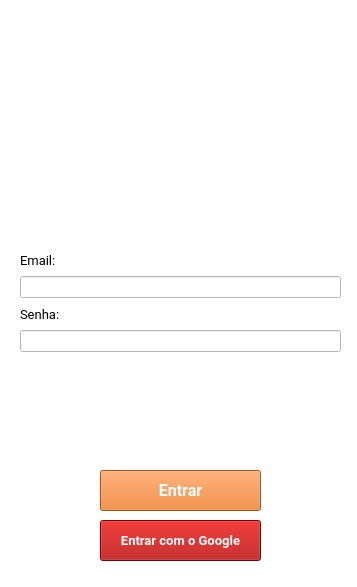
         <widget class="QWidget" name="page_login">
          <property name="geometry">
           <rect>
            <x>0</x>
            <y>0</y>
            <width>357</width>
            <height>587</height>
           </rect>
          </property>
          <attribute name="label">
           <string>Login</string>
          </attribute>
          <widget class="QWidget" name="widget_tela_2login" native="true">
           <property name="geometry">
            <rect>
             <x>0</x>
             <y>0</y>
             <width>361</width>
             <height>641</height>
            </rect>
           </property>
           <property name="minimumSize">
            <size>
             <width>361</width>
             <height>641</height>
            </size>
           </property>
           <property name="maximumSize">
            <size>
             <width>361</width>
             <height>641</height>
            </size>
           </property>
           <property name="autoFillBackground">
            <bool>false</bool>
           </property>
           <property name="styleSheet">
            <string notr="true">background-color: rgb(255, 255, 255);</string>
           </property>
           <widget class="QLabel" name="label_13">
            <property name="geometry">
             <rect>
              <x>0</x>
              <y>10</y>
              <width>361</width>
              <height>211</height>
             </rect>
            </property>
            <property name="styleSheet">
             <string notr="true">image: url(:/logo_login/logoquasepronta.png);</string>
            </property>
            <property name="text">
             <string/>
            </property>
           </widget>
           <widget class="QPushButton" name="btn_entrar_google_2">
            <property name="geometry">
             <rect>
              <x>100</x>
              <y>520</y>
              <width>161</width>
              <height>41</height>
             </rect>
            </property>
            <property name="font">
             <font>
              <family>Roboto</family>
              <pointsize>10</pointsize>
              <weight>75</weight>
              <bold>true</bold>
             </font>
            </property>
            <property name="styleSheet">
             <string notr="true">color: rgb(255, 255, 255);
background-color: rgb(170, 0, 0);
</string>
            </property>
            <property name="text">
             <string>Entrar com o Google</string>
            </property>
            <property name="icon">
             <iconset>
              <normaloff>../../../.designer/googleicon.png</normaloff>../../../.designer/googleicon.png</iconset>
            </property>
            <property name="iconSize">
             <size>
              <width>20</width>
              <height>20</height>
             </size>
            </property>
           </widget>
           <widget class="QPushButton" name="btn_entrar">
            <property name="geometry">
             <rect>
              <x>100</x>
              <y>470</y>
              <width>161</width>
              <height>41</height>
             </rect>
            </property>
            <property name="sizePolicy">
             <sizepolicy hsizetype="Minimum" vsizetype="Fixed">
              <horstretch>0</horstretch>
              <verstretch>0</verstretch>
             </sizepolicy>
            </property>
            <property name="baseSize">
             <size>
              <width>0</width>
              <height>0</height>
             </size>
            </property>
            <property name="font">
             <font>
              <family>Roboto</family>
              <pointsize>12</pointsize>
              <weight>75</weight>
              <bold>true</bold>
             </font>
            </property>
            <property name="mouseTracking">
             <bool>false</bool>
            </property>
            <property name="tabletTracking">
             <bool>false</bool>
            </property>
            <property name="focusPolicy">
             <enum>Qt::StrongFocus</enum>
            </property>
            <property name="contextMenuPolicy">
             <enum>Qt::DefaultContextMenu</enum>
            </property>
            <property name="autoFillBackground">
             <bool>false</bool>
            </property>
            <property name="styleSheet">
             <string notr="true">color: rgb(255, 255, 255);
background-color: rgb(232, 113, 26);</string>
            </property>
            <property name="text">
             <string>Entrar</string>
            </property>
            <property name="checkable">
             <bool>false</bool>
            </property>
            <property name="checked">
             <bool>false</bool>
            </property>
            <property name="autoRepeat">
             <bool>false</bool>
            </property>
            <property name="autoExclusive">
             <bool>false</bool>
            </property>
            <property name="autoDefault">
             <bool>false</bool>
            </property>
            <property name="default">
             <bool>false</bool>
            </property>
            <property name="flat">
             <bool>false</bool>
            </property>
           </widget>
           <widget class="QWidget" name="verticalLayoutWidget_3">
            <property name="geometry">
             <rect>
              <x>20</x>
              <y>250</y>
              <width>321</width>
              <height>102</height>
             </rect>
            </property>
            <layout class="QVBoxLayout" name="verticalLayout_4">
             <item>
              <widget class="QLabel" name="label_11">
               <property name="font">
                <font>
                 <family>Roboto</family>
                 <pointsize>10</pointsize>
                </font>
               </property>
               <property name="styleSheet">
                <string notr="true">color: rgb(0, 0, 0);</string>
               </property>
               <property name="frameShadow">
                <enum>QFrame::Plain</enum>
               </property>
               <property name="lineWidth">
                <number>1</number>
               </property>
               <property name="midLineWidth">
                <number>0</number>
               </property>
               <property name="text">
                <string>Email:</string>
               </property>
               <property name="textFormat">
                <enum>Qt::AutoText</enum>
               </property>
               <property name="scaledContents">
                <bool>false</bool>
               </property>
               <property name="wordWrap">
                <bool>false</bool>
               </property>
              </widget>
             </item>
             <item>
              <widget class="QLineEdit" name="txt_login_email">
               <property name="autoFillBackground">
                <bool>false</bool>
               </property>
               <property name="styleSheet">
                <string notr="true">color: rgb(0, 0, 0);</string>
               </property>
               <property name="text">
                <string notr="true"/>
               </property>
               <property name="alignment">
                <set>Qt::AlignLeading|Qt::AlignLeft|Qt::AlignVCenter</set>
               </property>
               <property name="dragEnabled">
                <bool>false</bool>
               </property>
               <property name="readOnly">
                <bool>false</bool>
               </property>
               <property name="cursorMoveStyle">
                <enum>Qt::LogicalMoveStyle</enum>
               </property>
               <property name="clearButtonEnabled">
                <bool>false</bool>
               </property>
              </widget>
             </item>
             <item>
              <widget class="QLabel" name="label_12">
               <property name="font">
                <font>
                 <family>Roboto</family>
                 <pointsize>10</pointsize>
                </font>
               </property>
               <property name="styleSheet">
                <string notr="true">color: rgb(0, 0, 0);</string>
               </property>
               <property name="text">
                <string>Senha:</string>
               </property>
              </widget>
             </item>
             <item>
              <widget class="QLineEdit" name="txt_login_senha">
               <property name="focusPolicy">
                <enum>Qt::StrongFocus</enum>
               </property>
               <property name="autoFillBackground">
                <bool>false</bool>
               </property>
               <property name="styleSheet">
                <string notr="true">color: rgb(0, 0, 0);</string>
               </property>
               <property name="inputMethodHints">
                <set>Qt::ImhHiddenText|Qt::ImhNoAutoUppercase|Qt::ImhNoPredictiveText|Qt::ImhSensitiveData</set>
               </property>
               <property name="text">
                <string/>
               </property>
               <property name="echoMode">
                <enum>QLineEdit::Password</enum>
               </property>
               <property name="alignment">
                <set>Qt::AlignLeading|Qt::AlignLeft|Qt::AlignVCenter</set>
               </property>
              </widget>
             </item>
            </layout>
           </widget>
          </widget>
         </widget>
